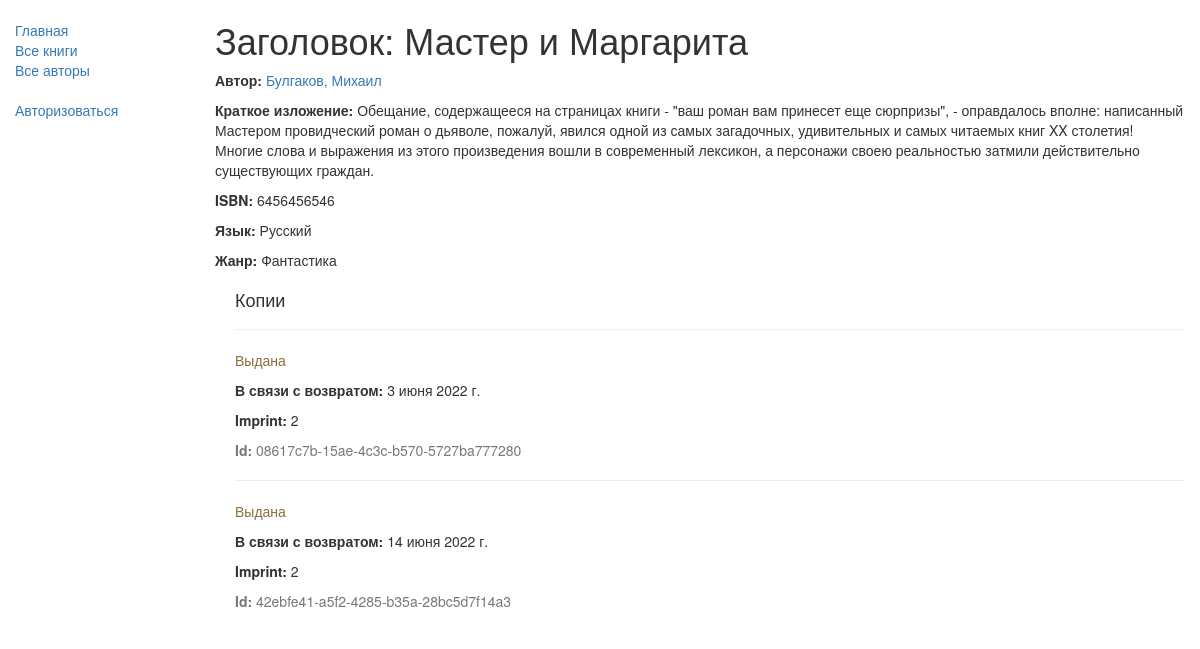
/catalog/book/1, run on the app's committed database.
### catalog/models.py (models this page shows, shortened)
class Book(models.Model):
    title = models.CharField(max_length=200, verbose_name='заголовок')
    author = models.ForeignKey('Author', on_delete=models.SET_NULL, null=True, verbose_name='автор')
    """
    Предупреждение: по умолчанию on_delete=models.CASCADE, что означает, что если автор будет удален,
    эта книга тоже будет удалена! Мы используем set_null здесь, но мы также могли бы использовать
    PROTECT или RESTRICT, чтобы предотвратить удаление автора, в то время как любая книга использует ее
    """
    summary = models.TextField(max_length=1000,
                               help_text='Введите краткое описание книги',
                               verbose_name='краткое изложение')
    isbn = models.CharField('ISBN', max_length=13, unique=True,
                            help_text='13 символов <a href="https://www.isbn-international.org/content/what-isbn'
                                      '">ISBN number</a>')
    genre = models.ManyToManyField(Genre, help_text='Выберите жанр для этой книги', verbose_name='жанр')
    language = models.ForeignKey('Language', on_delete=models.SET_NULL, null=True, verbose_name='язык')
    def display_genre(self):
        """Создает строку для жанра. Это необходимо для отображения жанра в Admin."""
        return ', '.join(genre.name for genre in self.genre.all()[:3])
    display_genre.short_description = 'жанр'
    class Meta:
        verbose_name = 'книга'
        verbose_name_plural = 'книги'

class Author(models.Model):
    first_name = models.CharField(max_length=100, verbose_name='имя')
    last_name = models.CharField(max_length=100, verbose_name='фамилия')
    date_of_birth = models.DateField(null=True, blank=True, verbose_name='дата рождения')
    date_of_death = models.DateField('дата смерти', null=True, blank=True)
    class Meta:
        ordering = ['last_name', 'first_name']
        verbose_name = 'автор'
        verbose_name_plural = 'авторы'
    def get_absolute_url(self):
        return reverse('author-detail', args=[str(self.id)])
    def __str__(self):
        return '{0}, {1}'.format(self.last_name, self.first_name)

class Language(models.Model):
    name = models.CharField(max_length=200,
                            help_text='Введите на каком языке написана книга (например, Беларуский)',
                            verbose_name='язык')
    def __str__(self):
        return self.name
    class Meta:
        verbose_name = 'язык'
        verbose_name_plural = 'языки'

class Genre(models.Model):
    name = models.CharField(max_length=200,
                            help_text='Введите жанр книги (например, научная фантастика)',
                            verbose_name='жанр')
    def __str__(self):
        return self.name
    class Meta:
        verbose_name = 'жанр'
        verbose_name_plural = 'жанры'

class BookInstance(models.Model):
    id = models.UUIDField(primary_key=True,
                          default=uuid.uuid4,
                          help_text='Уникальный идентификатор этой конкретной книги по всей библиотеке')
    book = models.ForeignKey('Book', on_delete=models.RESTRICT, null=True, verbose_name='книга')
    imprint = models.CharField(max_length=200, verbose_name='копии')
    due_back = models.DateField(null=True, blank=True, verbose_name='ожидаемая дата возврата')
    LOAN_STATUS = (
        ('о', 'На обслуживании'),
        ('в', 'Выдана'),
        ('н', 'В наличии'),
        ('р', 'Зарезервирована'),
    )
    status = models.CharField(max_length=1,
                              choices=LOAN_STATUS,
                              blank=True,
                              default='о',
                              help_text='Доступность книги',
                              verbose_name='статус')
    borrower = models.ForeignKey(User,
                                 on_delete=models.SET_NULL,
                                 null=True, blank=True,
                                 verbose_name='абонент-пользователь')
    class Meta:
        ordering = ['due_back']
        verbose_name = 'экземпляр книги'
        verbose_name_plural = 'экземпляры книг'
        permissions = (('can_mark_returned', 'установить книгу как возвращенную'), )

### catalog/views.py (the view)
# urls.py: re_path(r'^book/(?P<pk>\d+)$', views.BookDetailView.as_view(), name='book-detail'),
class BookDetailView(generic.DetailView):
    model = Book

### catalog/templates/catalog/book_detail.html
{% extends "base_generic.html" %}
{% block content %}
    <h1>Заголовок: {{ book.title }}</h1>
    <p><strong>Автор:</strong> <a href="{{ book.author.get_absolute_url }}">{{ book.author }}</a></p>
    <p><strong>Краткое изложение:</strong> {{ book.summary }}</p>
    <p><strong>ISBN:</strong> {{ book.isbn }}</p>
    <p><strong>Язык:</strong> {{ book.language }}</p>
    <p><strong>Жанр:</strong> {% for genre in book.genre.all %}
        {{ genre }}{% if not forloop.last %}, {% endif %}{% endfor %}</p>
    <div style="margin-left:20px;margin-top:20px">
        <h4>Копии</h4>
        {% for copy in book.bookinstance_set.all %}
            <hr>
            <p class="
            {% if copy.status == 'о' %}
                text-success
            {% elif copy.status == 'н' %}
                text-danger
            {% else %}
                text-warning
            {% endif %}">
                {{ copy.get_status_display }}
            </p>
            {% if copy.status != 'о' %}
                <p><strong>В связи с возвратом:</strong> {{ copy.due_back }}</p>
            {% endif %}
            <p><strong>Imprint:</strong> {{ copy.imprint }}</p>
            <p class="text-muted"><strong>Id:</strong> {{ copy.id }}</p>
        {% endfor %}
    </div>
{% endblock %}

### data on the page
Book: title "Мастер и Маргарита", author "Булгаков, Михаил", summary "Обещание, содержащееся на страницах книги - \"ваш роман вам принесет еще сюрпризы\", - оправдалось вполне: написанный Мастером провидческий роман о дьяволе, пожалуй, явился одной из самых загадочных, удивительных и самых читаемых книг XX столетия! Многие слова и выражения из этого произведения вошли в современный лексикон, а персонажи своею реальностью затмили действительно существующих граждан.", isbn "6456456546", language "Русский"
Genre: name "Фантастика"
BookInstance: status "Выдана", due_back "3 июня 2022 г.", imprint "2", id "08617c7b-15ae-4c3c-b570-5727ba777280"
BookInstance: status "Выдана", due_back "14 июня 2022 г.", imprint "2", id "42ebfe41-a5f2-4285-b35a-28bc5d7f14a3"
